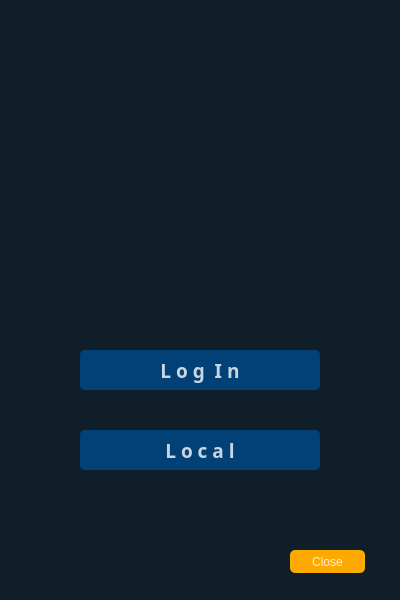
<?xml version="1.0" encoding="UTF-8"?>
<ui version="4.0">
 <class>Form</class>
 <widget class="QWidget" name="Form">
  <property name="geometry">
   <rect>
    <x>0</x>
    <y>0</y>
    <width>400</width>
    <height>600</height>
   </rect>
  </property>
  <property name="windowTitle">
   <string>Form</string>
  </property>
  <property name="styleSheet">
   <string notr="true">background-color:rgba(16,30,41,240);
color:rgb(255, 255, 255);
</string>
  </property>
  <widget class="QWidget" name="widget" native="true">
   <property name="geometry">
    <rect>
     <x>0</x>
     <y>0</y>
     <width>400</width>
     <height>600</height>
    </rect>
   </property>
   <property name="styleSheet">
    <string notr="true">background-color:rgba(16,30,41,240);
</string>
   </property>
   <widget class="QPushButton" name="pushButton">
    <property name="geometry">
     <rect>
      <x>80</x>
      <y>350</y>
      <width>240</width>
      <height>40</height>
     </rect>
    </property>
    <property name="font">
     <font>
      <family>Agency FB</family>
      <pointsize>14</pointsize>
      <weight>75</weight>
      <bold>true</bold>
     </font>
    </property>
    <property name="styleSheet">
     <string notr="true">QPushButton#pushButton{
background-color:rgba(2,65,118,255);
color:rgba(255, 255, 255, 200);
border-radius:5px;
}
QPushButton#pushButton:pressed{
padding-left:5px;
padding-top:5px;
background-color:rgba(2,65,118,100);
background-position:calc(100%-10px)center;
}
QPushButton#pushButton:hover{
background-color:rgba(2,65,118, 255);
}
</string>
    </property>
    <property name="text">
     <string>L o g  I n</string>
    </property>
   </widget>
   <widget class="QPushButton" name="pushButton_3">
    <property name="geometry">
     <rect>
      <x>290</x>
      <y>550</y>
      <width>75</width>
      <height>23</height>
     </rect>
    </property>
    <property name="styleSheet">
     <string notr="true">QPushButton#pushButton_3{
background-color:rgb(255, 170, 0);
color:rgba(255, 255, 255, 200);
border-radius:5px;
}
QPushButton#pushButton_3:pressed{
padding-left:5px;
padding-top:5px;
background-color:rgb(255, 170, 0);
background-position:calc(100%-10px)center;
}
QPushButton#pushButton_3:hover{
background-color:rgb(255, 170, 0);
}</string>
    </property>
    <property name="text">
     <string>Close</string>
    </property>
   </widget>
   <widget class="QPushButton" name="pushButton_2">
    <property name="geometry">
     <rect>
      <x>80</x>
      <y>430</y>
      <width>240</width>
      <height>40</height>
     </rect>
    </property>
    <property name="font">
     <font>
      <family>Agency FB</family>
      <pointsize>14</pointsize>
      <weight>75</weight>
      <bold>true</bold>
     </font>
    </property>
    <property name="styleSheet">
     <string notr="true">QPushButton#pushButton_2{
background-color:rgba(2,65,118,255);
color:rgba(255, 255, 255, 200);
border-radius:5px;
}
QPushButton#pushButton_2:pressed{
padding-left:5px;
padding-top:5px;
background-color:rgba(2,65,118,100);
background-position:calc(100%-10px)center;
}
QPushButton#pushButton_2:hover{
background-color:rgba(2,65,118, 255);
}
</string>
    </property>
    <property name="text">
     <string>L o c a l</string>
    </property>
   </widget>
   <widget class="QLabel" name="label">
    <property name="geometry">
     <rect>
      <x>80</x>
      <y>70</y>
      <width>240</width>
      <height>200</height>
     </rect>
    </property>
    <property name="styleSheet">
     <string notr="true">image: url(:/newPrefix/face-detection.png);</string>
    </property>
    <property name="text">
     <string/>
    </property>
   </widget>
  </widget>
 </widget>
 <resources>
  <include location="../img/img.qrc"/>
 </resources>
 <connections/>
</ui>
